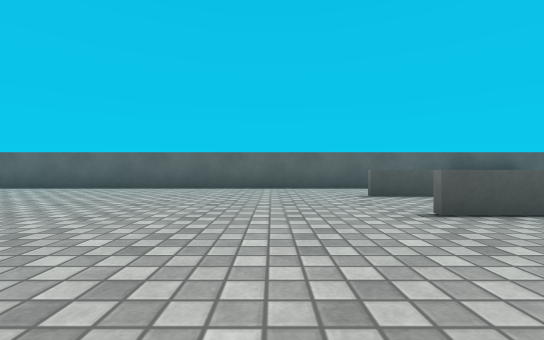
[1] (above)

14 first-person views from a walk through a Unity game level. The camera is 0.51 m above the floor, looks level and sees 90° across. The floor is counted in squares, 1 m on a side. Each view is taken from the middle of a square. On the plan, view 1 faces up. The plan holds only what a view shows up to about 9 squares ahead; the rest is blank. The place goes on beyond the plan. Some surface patterns are stand-ins.

[2]
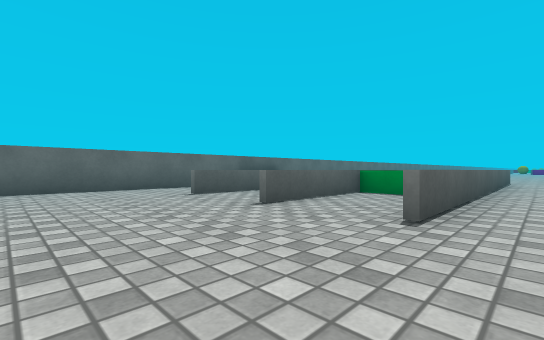

[3]
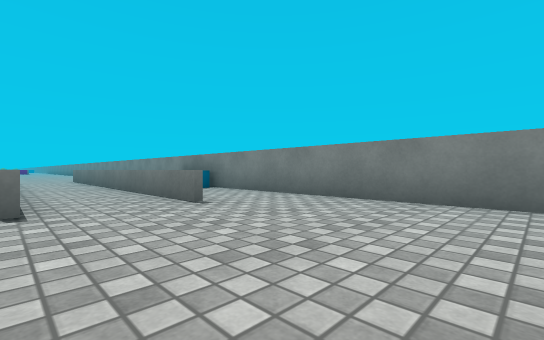

[4]
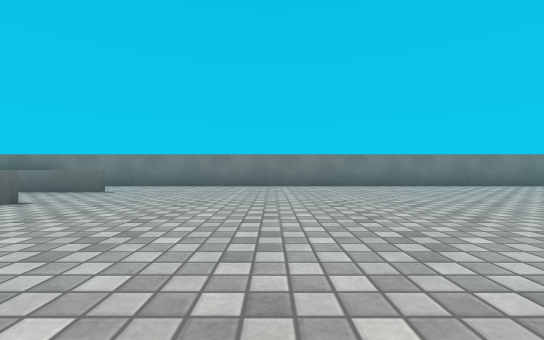

[5]
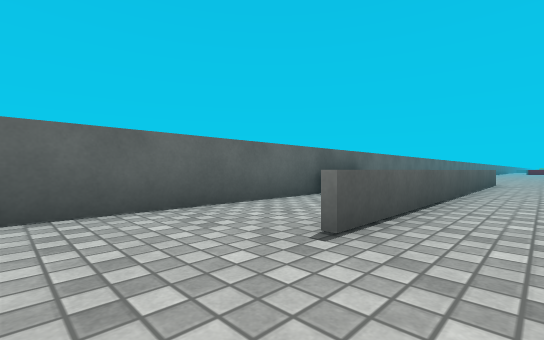

[6]
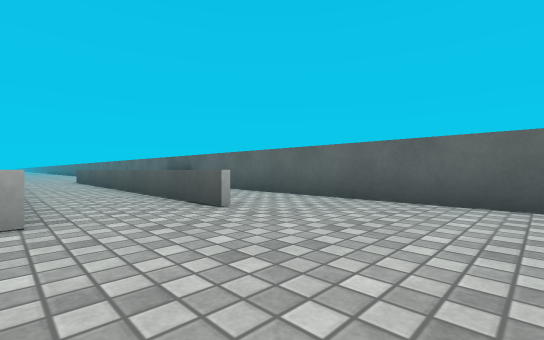

[7]
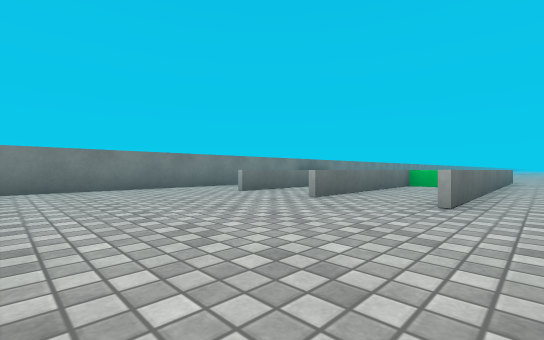

[8]
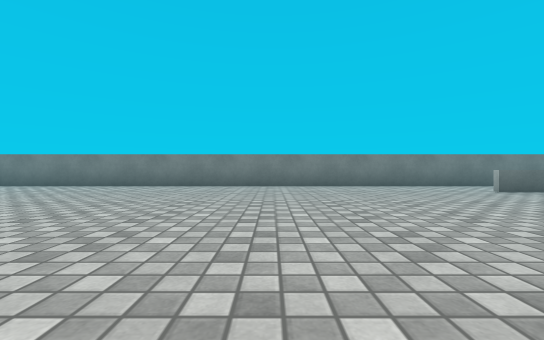

[9]
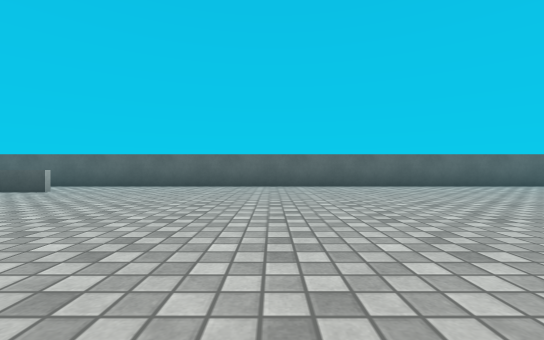

[10]
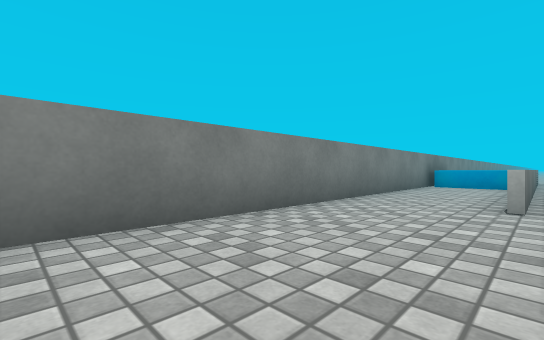

[11]
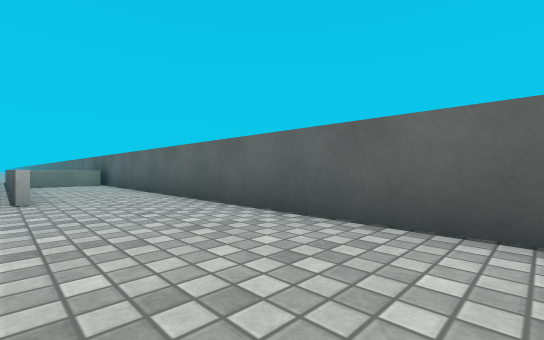

[12]
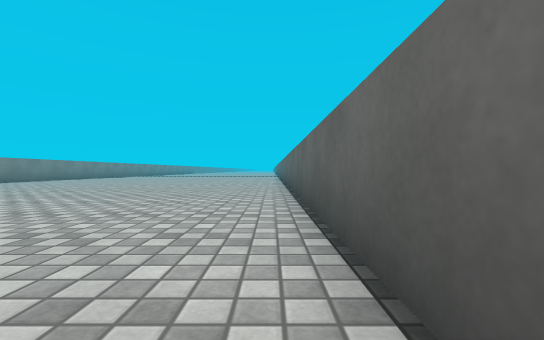

[13]
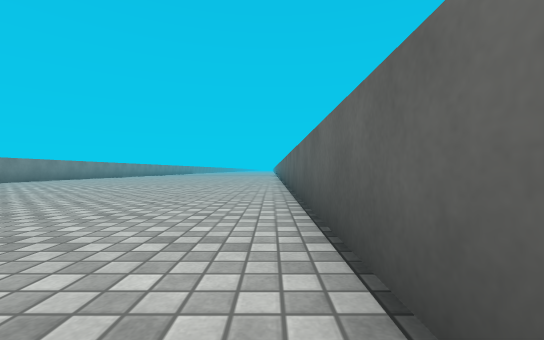

[14]
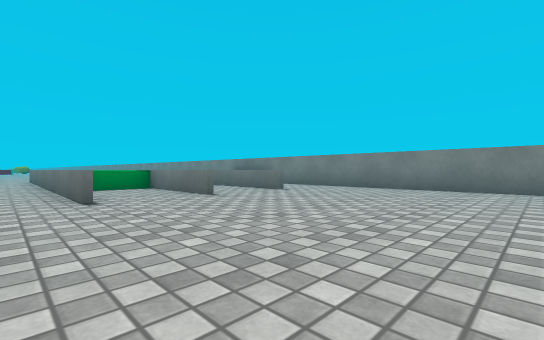

### Floor plan
Key: @ floor where view 1 was taken; # wall or solid block; . floor; = window, fence, low wall or low ledge; ^ raised ledge.
Columns run from 7 left of view 1 to 22 right of it. Each row starts with its distance up from view 1.
  8 ##############################
  7 ............^^................
  6 ...........  ^................
  5 .........===^^=====...........
  4 ..............................
  3 ..........^^^^^^^^^..........
  2 ............^ ..............
  1 ..........^^^^^^^^^..........
  0 .......@......................
 -1 .........===^^=====...........
 -2 ............^^................
 -3 ............^^................
 -4 ##############################

Positions as (right, up) in squares from view 1, and headings:
1: (0, 0), facing up
2: (-1, 0), facing up-right
3: (-2, 1), facing down-right
4: (-2, 5), facing down
5: (0, 4), facing up-right
6: (15, 3), facing up-left
7: (16, 4), facing down-left
8: (17, 5), facing down
9: (17, -1), facing up
10: (16, -1), facing down-left
11: (17, 5), facing up-left
12: (-1, 7), facing left
13: (0, 7), facing left
14: (-3, 4), facing down-right
